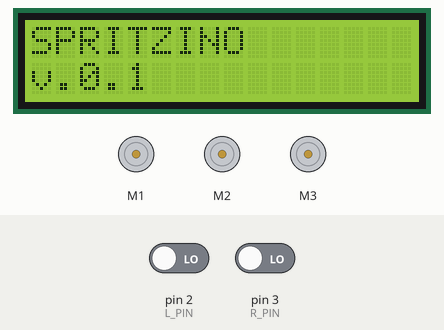
This sketch was run on a simulated Arduino Uno, built with avr-gcc and run on an emulated ATmega328P. Parts: 16×2 character LCD, 3 × DC motor (green arrow = forward, orange = backward, longer = faster). The test bench sets the inputs (shaded band); at power-on: pin 2 (L_PIN) LOW, pin 3 (R_PIN) LOW.

Above: at 1.2 s.
1.3 s: pin 2 (L_PIN) driven HIGH
At 2.3 s:
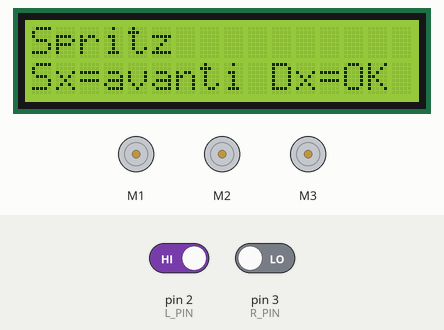
3.1 s: pin 3 (R_PIN) driven HIGH
At 4.6 s:
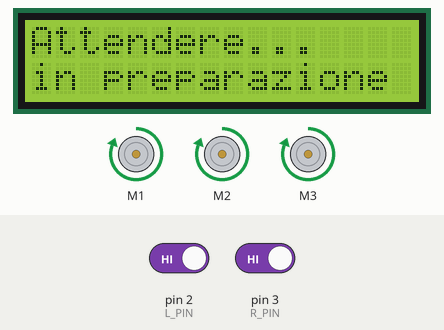
Timing chart, 0 to 6.1 s (numbered marks = the images above; inputs shaded):
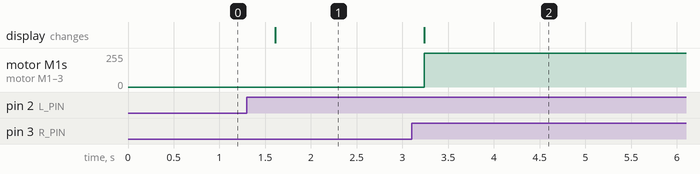

Measured:
- after the input at 1.3 s, the display: changes after 0.31 s (image 1)
- after the input at 3.1 s, motor M1–3: stopped → forward 255/255 after 0.14 s; the display: changes after 0.14 s (image 2)

The sketch:

spritzino.ino
```cpp
#include <AFMotor.h>
#include <Wire.h>
#include <LiquidCrystal_I2C.h>

/* Button */
#define L_PIN 2 // left button's PIN
#define R_PIN 3 // right button's PIN

const unsigned int WAIT_FOR_DEBOUNCE = 100;

unsigned long leftDebounceTime = 0;
int leftButtonStatus = LOW;
int lastLeftButtonValue = LOW;

unsigned long rightDebounceTime = 0;
int rightButtonStatus = LOW;
int lastRightButtonValue = LOW;

/* LCD */
bool showSplashScreen = true;
int currentState = 0;
const int NUM_STATES = 7;

String screens[NUM_STATES][2] = {
  {"SPRITZINO", "v.0.1"},
  {"Attendere...", "in preparazione"},
  {"Pronto...", "bevi piano!"},
  {"Spritz", "Sx=avanti Dx=OK"},
  {"Prosecco", "Sx=avanti Dx=OK"},
  {"Campari", "Sx=avanti Dx=OK"},
  {"Frizzante", "Sx=avanti Dx=OK"}
};

const int SPLASH_SCREEN = 0;
const int BUSY_SCREEN = 1;
const int READY_SCREEN = 2;
const int SPRITZ = 3;
const int PROSECCO = 4;
const int CAMPARI = 5;
const int SPARKLE = 6;

LiquidCrystal_I2C lcd(0x27, 16, 2);

/* Motors */
AF_DCMotor proseccoMotor(1, MOTOR12_64KHZ);
AF_DCMotor campariMotor(2, MOTOR12_64KHZ);
AF_DCMotor sparkleWaterMotor(3, MOTOR12_64KHZ);
const unsigned int MOTOR_RPM = 255;

/* Timer */
const unsigned long BASE_DURATION = 60000;

/**
   SETUP
*/
void setup() {

  // BUTTONS
  pinMode(L_PIN, INPUT);
  pinMode(R_PIN, INPUT);

  // LCD
  lcd.begin();
  lcd.backlight();
  lcd.clear();

  // MOTORS
  proseccoMotor.setSpeed(MOTOR_RPM);
  campariMotor.setSpeed(MOTOR_RPM);
  sparkleWaterMotor.setSpeed(MOTOR_RPM);
}

/**
   MAIN LOOP
*/
void loop() {

  if (showSplashScreen) {
    showSplashScreen = false;
    printScreen();
    delay(1000);
  }

  buttonsWait();
}

/**
   Wait user input.
*/
void buttonsWait() {

  // left button
  int leftButtonValue = digitalRead(L_PIN);

  if (leftButtonValue != lastLeftButtonValue) {
    leftDebounceTime = millis();
  }

  if ((millis() - leftDebounceTime) > WAIT_FOR_DEBOUNCE) {
    if (leftButtonValue != leftButtonStatus && leftButtonValue == HIGH) {
      takeAction(L_PIN);
    }
    leftButtonStatus = leftButtonValue;
  }

  lastLeftButtonValue = leftButtonValue;
  delay(50);

  // Right button
  int rightButtonValue = digitalRead(R_PIN);

  if (rightButtonValue != lastRightButtonValue) {
    rightDebounceTime = millis();
  }

  if ((millis() - rightDebounceTime) > WAIT_FOR_DEBOUNCE) {
    if (rightButtonValue != rightButtonStatus && rightButtonValue == HIGH) {
      takeAction(R_PIN);
    }
    rightButtonStatus = rightButtonValue;
  }

  lastRightButtonValue = rightButtonValue;
  delay(50);
}

/**
   According with the button pressed and the application status
   do the right stuff.
*/
void takeAction(int button) {
  switch (button) {
    case L_PIN:
      // NEXT Button
      if (currentState == SPLASH_SCREEN) {
        currentState = SPRITZ;
        printScreen();
      } else if (currentState >= SPRITZ && currentState < NUM_STATES - 1) {
        currentState = currentState + 1;
        printScreen();
      } else {
        currentState = SPLASH_SCREEN;
        printScreen();
      }
      break;
    case R_PIN:
      // OK Button
      if (currentState >= SPRITZ && currentState < NUM_STATES) {

        int cocktailSelected = currentState;

        currentState = BUSY_SCREEN;
        printScreen();

        if (cocktailSelected == CAMPARI) {
          makeCampari();
        } else if (cocktailSelected == PROSECCO) {
          makeProsecco();
        } else if (cocktailSelected == SPARKLE) {
          makeSparkle();
        } else if (cocktailSelected == SPRITZ) {
          makeSpritz();
        }

        delay(2000);
        currentState = READY_SCREEN;
        printScreen();
      }
      break;
    default:
      currentState = SPLASH_SCREEN;
      printScreen();
      break;
  }
  delay(50);
}

/**
   Show the current application status
*/
void printScreen() {
  lcd.clear();
  lcd.print(screens[currentState][0]);
  lcd.setCursor(0, 1);
  lcd.print(screens[currentState][1]);
}

/**
    Only prosecco
*/
void makeProsecco() {
  proseccoMotor.run(FORWARD);
  delay(BASE_DURATION);
  proseccoMotor.run(RELEASE);
}

/**
    Only sparkle water
*/
void makeSparkle() {
  sparkleWaterMotor.run(FORWARD);
  delay(BASE_DURATION);
  sparkleWaterMotor.run(RELEASE);
}

/**
    Only campari
*/
void makeCampari() {
  campariMotor.run(FORWARD);
  delay(BASE_DURATION);
  campariMotor.run(RELEASE);
}

/**
    Spritz: 1/3 prosecco + 1/3 sparkle water + 1/3 campari
*/
void makeSpritz() {
  int timer = BASE_DURATION / 3;
  proseccoMotor.run(FORWARD);
  sparkleWaterMotor.run(FORWARD);
  campariMotor.run(FORWARD);
  delay(BASE_DURATION);
  proseccoMotor.run(RELEASE);
  sparkleWaterMotor.run(RELEASE);
  campariMotor.run(RELEASE);
}
// EOF
```
